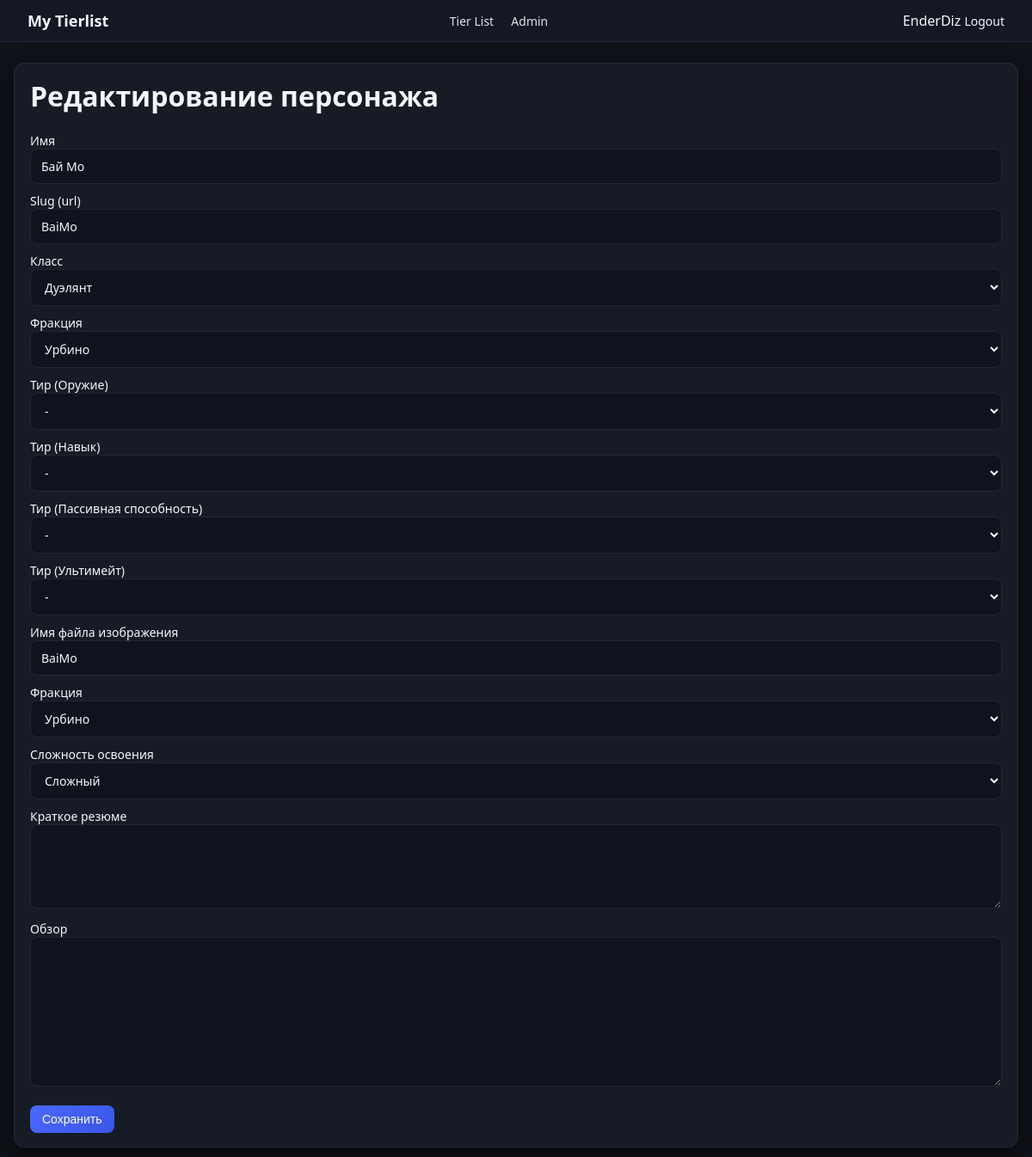
/admin/character/22/edit (signed in), run on the app's committed database.
### models.py (models this page shows, shortened)
class User(db.Model):
    id = db.Column(db.Integer, primary_key=True)
    username = db.Column(db.String(64), unique=True, nullable=False)
    password_hash = db.Column(db.String(255), nullable=False)
    is_admin = db.Column(db.Boolean, default=False)

class Character(db.Model):
    id = db.Column(db.Integer, primary_key=True)
    name = db.Column(db.String(128), nullable=False)
    slug = db.Column(db.String(128), unique=True, nullable=False)
    class_name = db.Column(db.String(32))
    faction = db.Column(db.String(32))
    tier_weapon = db.Column(db.String(1))
    tier_skill = db.Column(db.String(1))
    tier_passive = db.Column(db.String(1))
    tier_ultimate = db.Column(db.String(1))
    difficulty = db.Column(db.String(32))  # НОВОЕ: сложность освоения
    short_summary = db.Column(db.Text)
    review = db.Column(db.Text)
    image_name = db.Column(db.String(255))
    skills = db.relationship("Skill", backref="character", lazy=True,
                             cascade="all, delete-orphan")

### app.py (the view, shortened to what this page needs)
    @app.route("/admin/character/<int:char_id>/edit", methods=["GET", "POST"])
    @admin_required
    def admin_edit_character(char_id):
        ch = Character.query.get_or_404(char_id)
        return render_template("admin_edit_character.html", character=ch)

### auth.py (called while the page is built)
def get_current_user():
    user_id = session.get("user_id")
    if user_id is None:
        return None
    return User.query.get(user_id)

def admin_required(view_func):
    @wraps(view_func)
    def wrapper(*args, **kwargs):
        user = get_current_user()
        if not user or not user.is_admin:
            flash("Недостаточно прав.", "error")
            return redirect(url_for("login"))
        return view_func(*args, **kwargs)
    return wrapper

### templates/admin_edit_character.html (shortened to what this page needs)
{% extends "base.html" %}
{% if character %}
    {% set page_title = "Редактирование персонажа" %}
{% else %}
    {% set page_title = "Новый персонаж" %}
{% endif %}
{% block content %}
<div class="card">
    <h1>{{ page_title }}</h1>
    <form method="post">
        <div class="form-grid">
            <label>Имя
                <input type="text" name="name" value="{{ character.name if character else '' }}" required>
            </label>
            <label>Slug (url)
                <input type="text" name="slug" value="{{ character.slug if character else '' }}" required>
            </label>
            <label>Класс
                {% set cls = character.class_name if character else '' %}
                <select name="class_name">
                    <option value="Дуэлянт" {% if cls=='Дуэлянт' %}selected{% endif %}>Дуэлянт</option>
                </select>
            </label>
            <label>Фракция
                {% set f = character.faction if character else '' %}
                <select name="faction">
                    <option value="Урбино" {% if f=='Урбино' %}selected{% endif %}>Урбино</option>
                </select>
            </label>
            {% set tw = character.tier_weapon if character else '' %}
            {% set ts = character.tier_skill if character else '' %}
            {% set tp = character.tier_passive if character else '' %}
            {% set tu = character.tier_ultimate if character else '' %}
            <label>Тир (Оружие)
                <select name="tier_weapon">
                    <option value="">-</option>
                </select>
            </label>
            <label>Тир (Навык)
                <select name="tier_skill">
                    <option value="">-</option>
                </select>
            </label>
            <label>Тир (Пассивная способность)
                <select name="tier_passive">
                    <option value="">-</option>
                </select>
            </label>
            <label>Тир (Ультимейт)
                <select name="tier_ultimate">
                    <option value="">-</option>
                </select>
            </label>
            <label>Имя файла изображения
                <input type="text" name="image_name"
                       value="{{ character.image_name.replace('.png', '') if character and character.image_name else '' }}">
            </label>
            <label>Фракция
                {% set f = character.faction if character else '' %}
                <select name="faction">
                    <option value="Урбино" {% if f=='Урбино' %}selected{% endif %}>Урбино</option>
                </select>
            </label>
            <label>Сложность освоения
                {% set diff = character.difficulty if character else '' %}
                <select name="difficulty">
                    <option value="Сложный" {% if diff=='Сложный' %}selected{% endif %}>Сложный</option>
                </select>
            </label>
        </div>
        <label>Краткое резюме
            <textarea name="short_summary" rows="4">{{ character.short_summary if character else '' }}</textarea>
        </label>
        <label>Обзор
            <textarea name="review" rows="8">{{ character.review if character else '' }}</textarea>
        </label>
        <button type="submit">Сохранить</button>
    </form>
</div>
{% endblock %}

### templates/base.html (shortened to what this page needs)
<!doctype html>
<html lang="en">
<head>
    <link rel="stylesheet" href="{{ url_for('static', filename='style.css') }}">
</head>
<body>
<header class="top-nav">
    <div class="logo">My Tierlist</div>
    <nav>
        <a href="{{ url_for('tier_list') }}">Tier List</a>
        {% if current_user and current_user.is_admin %}
            <a href="{{ url_for('admin_dashboard') }}">Admin</a>
        {% endif %}
    </nav>
    <div class="user-block">
        {% if current_user %}
            <span>{{ current_user.username }}</span>
            <a href="{{ url_for('logout') }}">Logout</a>
        {% else %}
            <a href="{{ url_for('login') }}">Login</a>
        {% endif %}
    </div>
</header>
<main class="page-container">
    {% block content %}{% endblock %}
</main>
</body>
</html>

### static/style.css (style rules this page uses)
body { margin: 0; font-family: system-ui, -apple-system, BlinkMacSystemFont, "Segoe UI", sans-serif; background: #101219; color: #f6f7fb; }
a { color: inherit; text-decoration: none; }
.top-nav { position: sticky; top: 0; z-index: 10; display: flex; align-items: center; justify-content: space-between; padding: 12px 32px; background: #141824; border-bottom: 1px solid #242838; backdrop-filter: blur(8px); }
.logo { font-weight: 700; font-size: 18px; }
.top-nav nav a { margin-right: 16px; font-size: 14px; opacity: 0.9; }
.user-block a { font-size: 14px; }
.page-container { max-width: 1280px; margin: 24px auto 40px; padding: 0 16px; }
.card { background: #171b26; border-radius: 12px; padding: 16px 18px; margin-bottom: 20px; border: 1px solid #252a3a; box-shadow: 0 10px 25px rgba(0, 0, 0, 0.55); }
h1, h2, h3 { margin-top: 0; }
label { display: block; font-size: 14px; margin-bottom: 10px; }
input[type="text"], input[type="password"], textarea, select { width: 100%; background: #10131d; border-radius: 8px; border: 1px solid rgba(255, 255, 255, 0.08); padding: 10px 12px; color: #f4f6fc; font: inherit; box-sizing: border-box; }
button, .btn { display: inline-block; padding: 8px 14px; border-radius: 8px; border: none; background: linear-gradient(135deg, #4b68ff, #3a56e6); color: #ffffff; font-size: 14px; cursor: pointer; margin-top: 8px; }

### data on the page
User: username "EnderDiz"
Character: name "Бай Мо", slug "BaiMo", class_name "Дуэлянт", faction "Урбино", image_name "BaiMo", difficulty "Сложный"

### other printed values
{{ page_title }} "Редактирование персонажа"
